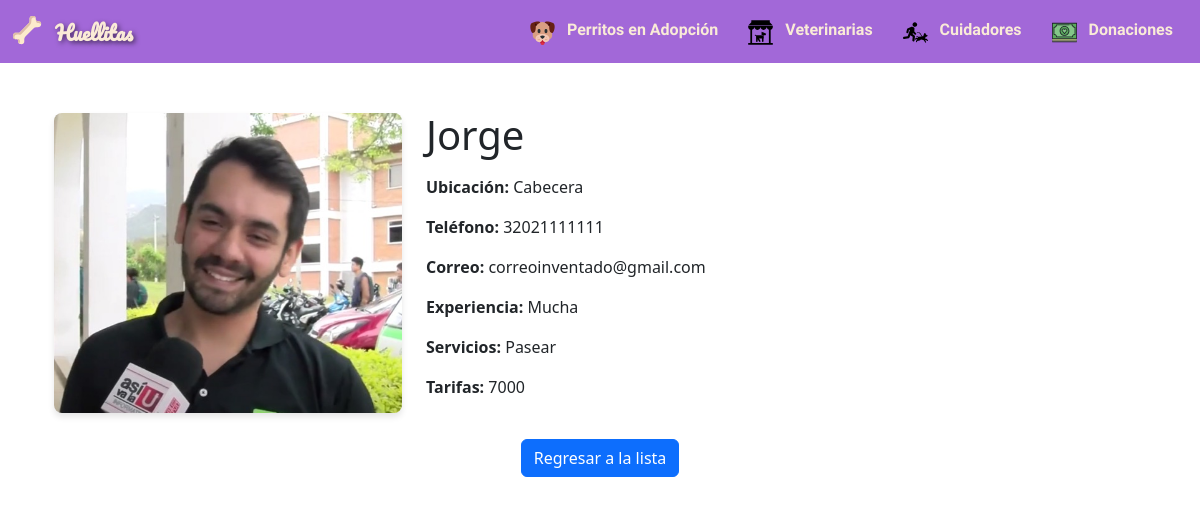
Screenshot of /lista_cuidadores/1/ with the database file from the repository.
### perritos/models.py (models this page shows, shortened)
class Cuidador(models.Model):
    nombre = models.CharField(max_length=100)
    ubicacion = models.CharField(max_length=200)
    telefono = models.CharField(max_length=20)
    correo = models.EmailField()
    experiencia = models.TextField()
    servicios = models.TextField()
    tarifas = models.CharField(max_length=100, blank=True)
    foto_perfil = models.ImageField(upload_to='cuidadores/', blank=True)

### perritos/views.py (the view)
# urls.py: path('lista_cuidadores/<int:cuidador_id>/', views.detalle_cuidador, name='detalle_cuidador')
def detalle_cuidador(request, cuidador_id):
    cuidador = get_object_or_404(Cuidador, pk=cuidador_id)
    return render(request, 'perritos/detalle_cuidador.html', {'cuidador': cuidador})

### perritos/templates/perritos/detalle_cuidador.html
{% extends 'perritos/base.html' %}
{% block content %}
<div class="container mt-5">
    <div class="row align-items-center">
      <div class="col-md-4">
        <img src="{{ cuidador.foto_perfil.url }}" alt="{{ cuidador.nombre }}" class="img-card">
      </div>
      <div class="col-md-8">
        <h1 class="mb-3">{{ cuidador.nombre }}</h1>
        <p><strong>Ubicación:</strong> {{ cuidador.ubicacion }}</p>
        <p><strong>Teléfono:</strong> {{ cuidador.telefono }}</p>
        <p><strong>Correo:</strong> {{ cuidador.correo }}</p>
        <p><strong>Experiencia:</strong> {{ cuidador.experiencia }}</p>
        <p><strong>Servicios:</strong> {{ cuidador.servicios }}</p>
        <p><strong>Tarifas:</strong> {{ cuidador.tarifas }}</p>
      </div>
    </div>
    <div class="text-center mt-4">
      <a href="/lista_cuidadores/" class="btn btn-primary">Regresar a la lista</a>
    </div>
</div>
{% endblock %}

### static/styles/styles.css (style rules this page uses)
.img-card { width: 100%; height: 350px; border-radius: 8px; box-shadow: 0px 4px 6px rgba(0, 0, 0, 0.1); object-fit: cover; }
.img-card { width: 100%; height: 300px; border-radius: 8px; box-shadow: 0px 4px 6px rgba(0, 0, 0, 0.1); object-fit: cover; }

### rows the page displays
Cuidador: foto_perfil (picture), nombre "Jorge", ubicacion "Cabecera", telefono "32021111111", correo "correoinventado@gmail.com", experiencia "Mucha", servicios "Pasear", tarifas "7000"
